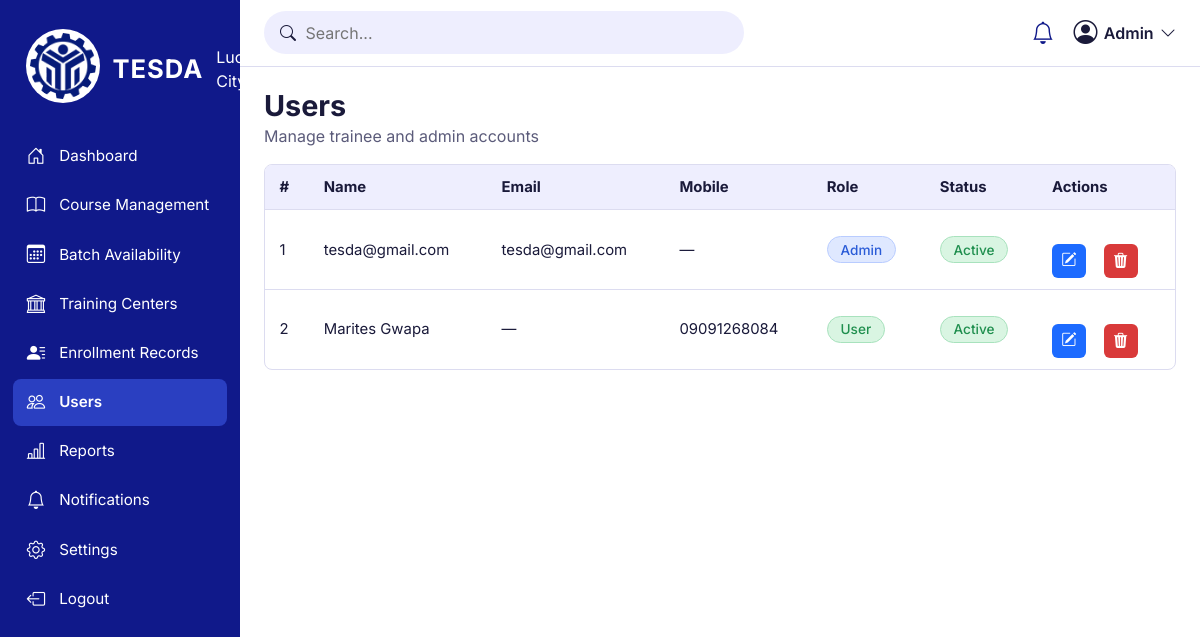
The app's page /manage/users/ (signed in) with its own data.
### core/models.py (models this page shows, shortened)
class User(AbstractUser):
    ROLE_USER = "user"
    ROLE_ADMIN = "admin"
    ROLE_CHOICES = [(ROLE_USER, "User"), (ROLE_ADMIN, "Admin")]
    email = models.EmailField("email address", unique=True, null=True, blank=True)
    phone = models.CharField("mobile number", max_length=20, unique=True, null=True, blank=True)
    role = models.CharField(max_length=10, choices=ROLE_CHOICES, default=ROLE_USER)
    @property
    def is_admin_role(self) -> bool:
        return self.role == self.ROLE_ADMIN
    @property
    def display_name(self) -> str:
        return self.first_name or self.email or self.phone or self.username
    @property
    def full_display_name(self) -> str:
        full = self.get_full_name().strip()
        return full or self.display_name

### core/manage_views.py (the view)
# urls.py: path("manage/users/", m.UserList.as_view(), name="manage_users"),
class UserList(ManageList):
    model = User
    active, prefix, list_url_name = "users", "user", "manage_users"
    title, subtitle = "Users", "Manage trainee and admin accounts"
    can_add = False
    columns = [
        ("Name", lambda o: o.full_display_name, None),
        ("Email", lambda o: o.email or "—", None),
        ("Mobile", lambda o: o.phone or "—", None),
        ("Role", "get_role_display", "status"),
        ("Status", lambda o: "Active" if o.is_active else "Inactive", "status"),
    ]
    search_fields = ["first_name", "last_name", "email", "phone"]
    def get_queryset(self):
        return super().get_queryset().order_by("role", "first_name", "username")

### core/context_processors.py (called while the page is built)
def site(request):
    ctx = {"site": SiteSetting.load()}
    ctx["flash_messages"] = [
        {"level": m.level_tag, "text": str(m.message)} for m in messages.get_messages(request)
    ]
    user = getattr(request, "user", None)
    if user is not None and user.is_authenticated and not user.is_admin_role:
        ctx["unread_count"] = user.notifications.filter(is_read=False).count()
    return ctx

### core/manage_views.py (called while the page is built)
def resolve(obj, path):
    if callable(path):
        return path(obj)
    for part in path.split("."):
        obj = getattr(obj, part)
        if callable(obj):
            obj = obj()
    return obj

    def test_func(self):
        return self.request.user.is_authenticated and self.request.user.is_admin_role

    def get_queryset(self):
        qs = super().get_queryset()
        q = self.request.GET.get("q", "").strip()
        if q and self.search_fields:
            cond = Q()
            for field in self.search_fields:
                cond |= Q(**{f"{field}__icontains": q})
            qs = qs.filter(cond)
        return qs

### core/models.py (called while the page is built)
    @classmethod
    def load(cls):
        obj, _ = cls.objects.get_or_create(pk=1)
        return obj

### templates/manage/list.html (shortened to what this page needs)
{% extends 'manage/base.html' %}
{% block admin_content %}
<div class="page-head">
  <div><h1>{{ title }}</h1><p>{{ subtitle }}</p></div>
</div>
<div class="table-wrap">
  <table class="data">
    <thead><tr><th>#</th>{% for h in headers %}<th>{{ h }}</th>{% endfor %}<th>Actions</th></tr></thead>
    <tbody>
    {% for row in rows %}
      <tr>
        <td>{{ row.number }}</td>
        {% for c in row.cells %}
          <td>{% if c.badge %}<span class="chip chip-{{ c.badge }}">{{ c.value }}</span>{% else %}{{ c.value }}{% endif %}</td>
        {% endfor %}
        <td class="actions">
          {% if row.edit_url %}<a class="icon-btn edit" href="{{ row.edit_url }}" aria-label="Edit"><i class="bi bi-pencil-square"></i></a>{% endif %}
          {% if row.delete_url %}
          <form method="post" action="{{ row.delete_url }}" data-confirm data-confirm-title="Confirm Action"
                data-confirm-message="Are you sure you want to delete this record?">
            {% csrf_token %}<button class="icon-btn delete" type="submit" aria-label="Delete"><i class="bi bi-trash3-fill"></i></button>
          </form>
          {% endif %}
        </td>
      </tr>
    {% empty %}
      <tr><td colspan="{{ headers|length|add:2 }}" class="empty">No records found.</td></tr>
    {% endfor %}
    </tbody>
  </table>
</div>
{% endblock %}

### static/css/app.css (style rules this page uses)
:root { --navy: #1b1b94; --navy-dark: #10198a; --lav: #c7c9fb; --lav-soft: #eeeefe; --cream: #fdfcf7; --ink: #1a1a3a; --muted: #5b5b7a; --line: #dcdcf0; --green: #1f8f4e; --green-bg: #d9f5e2; --amber: #b78100; --amber-bg: #fdf0c8; --blue: #2a5bd7; --blue-bg: #dfe8ff; --red: #d93a3a; --radius: 14px; --shadow: 0 6px 24px rgba(27, 27, 148, 0.1); }
* { box-sizing: border-box; }
html { scroll-behavior: smooth; }
body { margin: 0; font-family: "Inter", system-ui, -apple-system, "Segoe UI", Roboto, sans-serif; color: var(--ink); background: var(--cream); line-height: 1.5; }
a { color: var(--navy); }
h1, h2, h3 { line-height: 1.2; margin: 0 0 .4rem; }
p { margin: 0 0 .75rem; }
.actions { display: flex; gap: .8rem; flex-wrap: wrap; margin-top: 1.4rem; }
.chip { display: inline-block; padding: .15rem .8rem; border-radius: 999px; font-size: .85rem; font-weight: 500; background: var(--lav-soft); border: 1px solid var(--line); }
.chip-available, .chip-enrolled, .chip-active, .chip-user { background: var(--green-bg); color: var(--green); border-color: #a8e2bd; }
.chip-upcoming, .chip-nc, .chip-admin { background: var(--blue-bg); color: var(--blue); border-color: #b9ccff; }
.page-head { display: flex; justify-content: space-between; align-items: end; gap: 1rem; margin-bottom: 1rem; flex-wrap: wrap; }
.page-head h1 { font-size: 1.8rem; margin: 0; }
.page-head p { margin: 0; color: var(--muted); }
.table-wrap { overflow-x: auto; border: 1px solid var(--line); border-radius: 8px; }
table.data { border-collapse: collapse; width: 100%; font-size: .93rem; }
table.data th, table.data td { padding: .7rem .9rem; text-align: left; border-bottom: 1px solid var(--line); vertical-align: middle; }
table.data th { background: var(--lav-soft); white-space: nowrap; }
table.data tr:last-child td { border-bottom: 0; }
table.data td.actions { white-space: nowrap; }
table.data td.actions form { display: inline; }
.icon-btn { display: inline-grid; place-items: center; width: 34px; height: 34px; border-radius: 6px; color: #fff; border: 0; cursor: pointer; text-decoration: none; margin-right: .3rem; font-size: .95rem; }
.icon-btn.edit { background: #1d6bff; }
.icon-btn.delete { background: var(--red); }

### records on screen
User: value "tesda@gmail.com" "tesda@gmail.com"
User: value "09091268084"

### other values on screen
{{ title }} "Users"
{{ subtitle }} "Manage trainee and admin accounts"
{{ h }} "Name" "Email" "Mobile" "Role" "Status"
{{ row.number }} "1" "2"
{{ c.value }} "—" "Marites Gwapa" "—"
{{ c.value }} "Admin" "Active" "User" "Active"
